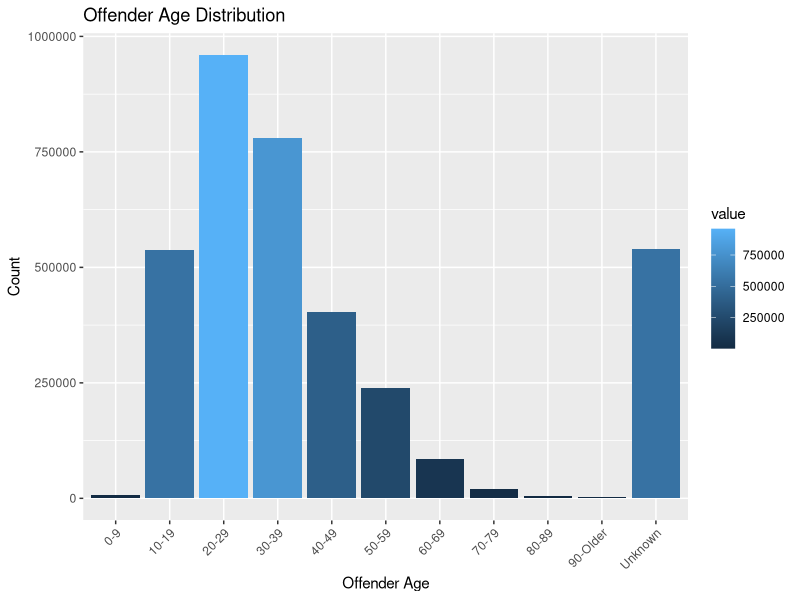
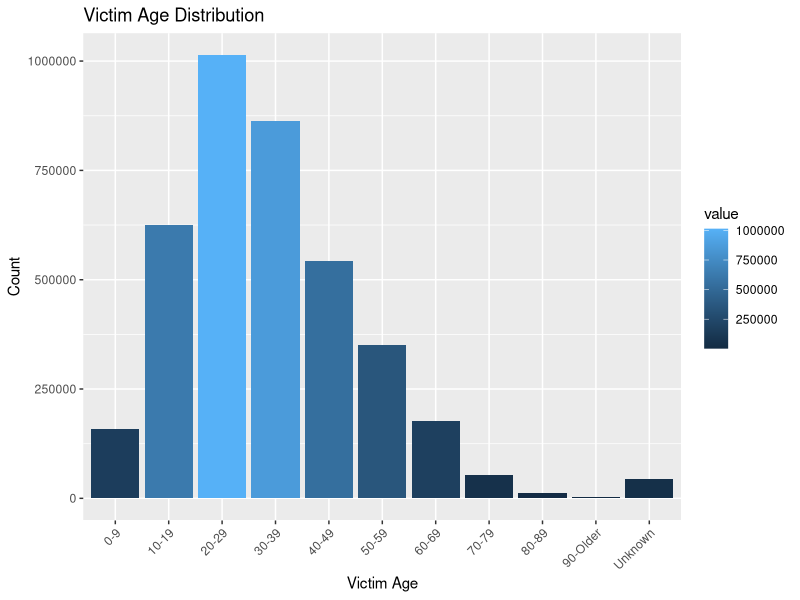
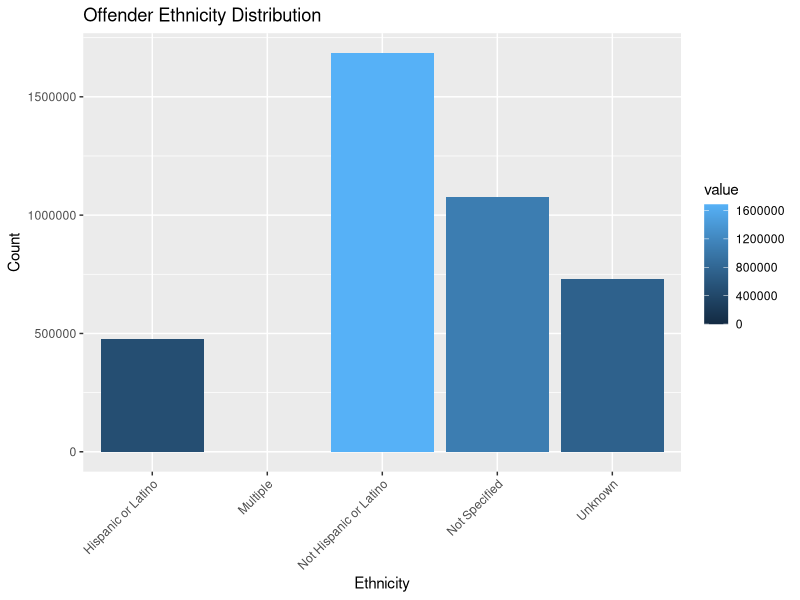
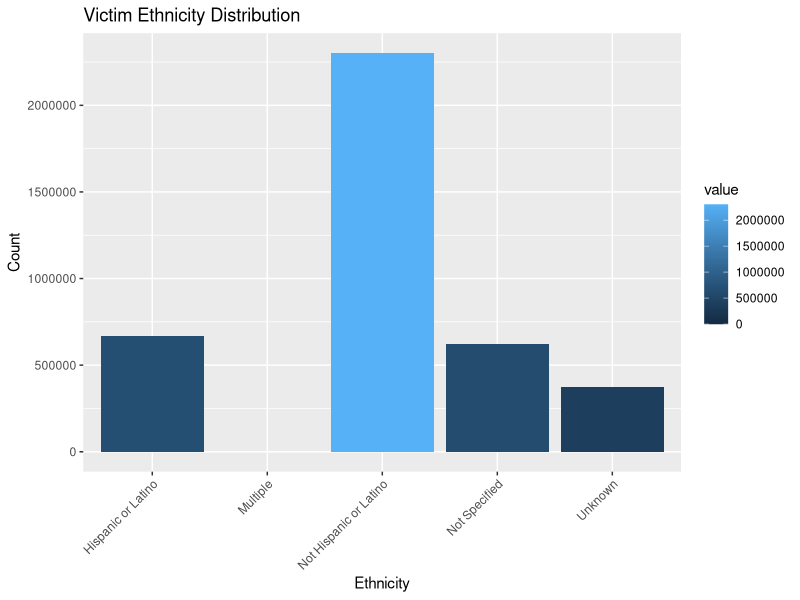
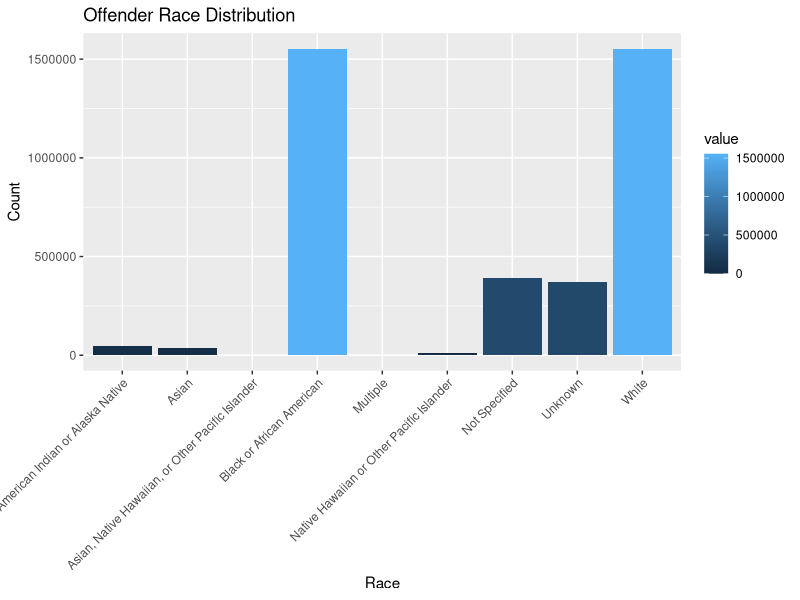
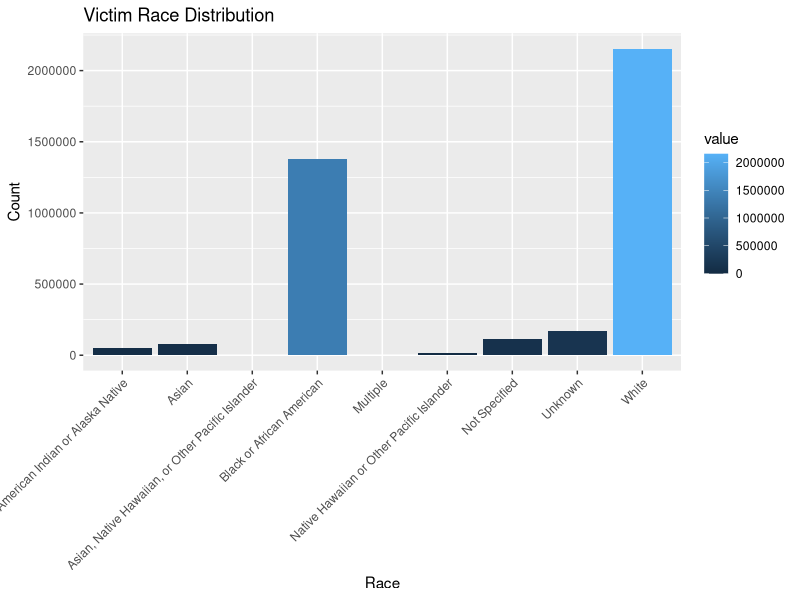
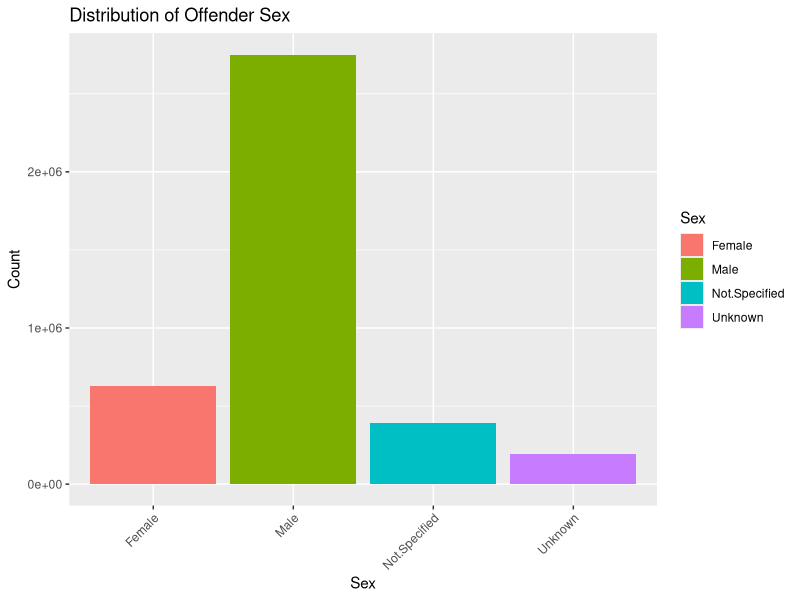
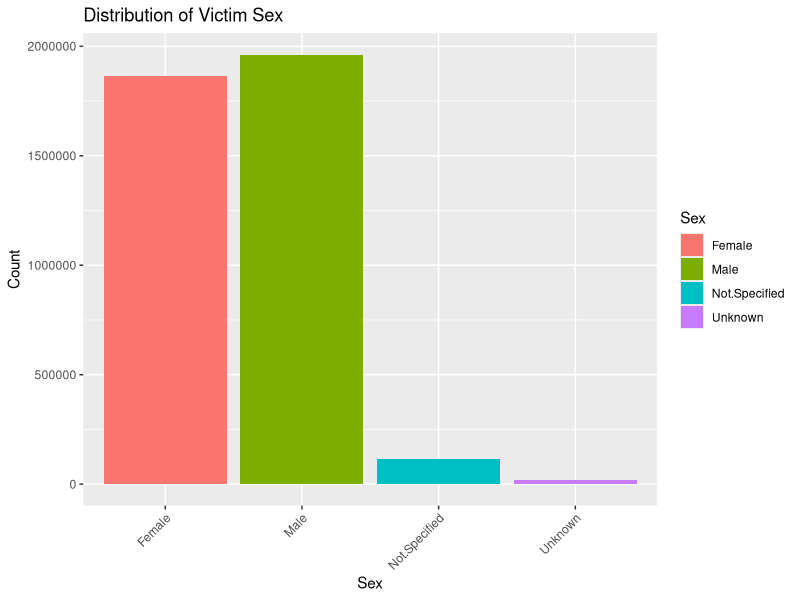

Source code (R) for these figures, in order:
## ---- chunk 1
library(dplyr)
library(ggplot2)
library(readr)
library(tidyr)

data1 <- read.csv("Offender.csv")
data2 <- read.csv("Victim.csv")
data3 <- read.csv("Offender_ethnicity.csv")
data4 <- read.csv("Victim_ethnicity.csv")
data5 <- read.csv("Offender_race.csv")
data6 <- read.csv("Victim_race.csv")
data7 <- read.csv("Offender_sex.csv")
data8 <- read.csv("Victim_sex.csv")
data9 <- read.csv("Location.csv")
data10 <- read.csv("Relationship.csv")
data11 <- read.csv("Weapon.csv")
data12 <- read.csv("Offense.csv")

data7_long <- data7 %>%
  pivot_longer(
    cols = everything(),          
    names_to = "Sex",             
    values_to = "Count"           
  )

data8_long <- data8 %>%
  pivot_longer(
    cols = everything(),          
    names_to = "Sex",             
    values_to = "Count"           
  )
## ---- chunk 2
# Offender Age Distribution
ggplot(data1, aes(x = key, y = value, fill = value)) + 
  geom_bar(stat = "identity") +
  labs(title = "Offender Age Distribution", x = "Offender Age", y = "Count") +
  theme(axis.text.x = element_text(angle = 45, hjust = 1))

# Victim Age Distribution
ggplot(data2, aes(x = key, y = value, fill = value)) + 
  geom_bar(stat = "identity") +
  labs(title = "Victim Age Distribution", x = "Victim Age", y = "Count") +
  theme(axis.text.x = element_text(angle = 45, hjust = 1))
## ---- chunk 3
# Offender Ethnicity Counts
ggplot(data3, aes(x = key, y = value, fill = value)) + 
  geom_bar(stat = "identity") +
  labs(title = "Offender Ethnicity Distribution", x = "Ethnicity", y = "Count") +
  theme(axis.text.x = element_text(angle = 45, hjust = 1))

# Victim Ethnicity Counts
ggplot(data4, aes(x = key, y = value, fill = value)) + 
  geom_bar(stat = "identity") +
  labs(title = "Victim Ethnicity Distribution", x = "Ethnicity", y = "Count") +
  theme(axis.text.x = element_text(angle = 45, hjust = 1))
## ---- chunk 4
# Offender Race Counts
ggplot(data5, aes(x = key, y = value, fill = value)) + 
  geom_bar(stat = "identity") +
  labs(title = "Offender Race Distribution", x = "Race", y = "Count") +
  theme(axis.text.x = element_text(angle = 45, hjust = 1))

# Victim Race Counts
ggplot(data6, aes(x = key, y = value, fill = value)) + 
  geom_bar(stat = "identity") +
  labs(title = "Victim Race Distribution", x = "Race", y = "Count") +
  theme(axis.text.x = element_text(angle = 45, hjust = 1))
## ---- chunk 5
# Offender sex
ggplot(data7_long, aes(x = Sex, y = Count, fill = Sex)) +
  geom_bar(stat = "identity") +
  labs(title = "Distribution of Offender Sex", x = "Sex", y = "Count") +
  theme(axis.text.x = element_text(angle = 45, hjust = 1))

# Victim sex
ggplot(data8_long, aes(x = Sex, y = Count, fill = Sex)) +
  geom_bar(stat = "identity") +
  labs(title = "Distribution of Victim Sex", x = "Sex", y = "Count") +
  theme(axis.text.x = element_text(angle = 45, hjust = 1))
## ---- chunk 6
# Location of Incidents
ggplot(data9, aes(x = key, y = value, fill = value)) +
  geom_bar(stat = "identity") +
  labs(title = "Incidents by Location", x = "Location", y = "Count") +
  theme(axis.text.x = element_text(angle = 45, hjust = 1))
## ---- chunk 7
# Weapons used at Incident
ggplot(data11, aes(x = key, y = value, fill = value)) +
  geom_bar(stat = "identity") +
  labs(title = "Incidents by Weapon", x = "Weapon", y = "Count") +
  theme(axis.text.x = element_text(angle = 45, hjust =1))
## ---- chunk 8
# Type of Offense
ggplot(data12, aes(x = key, y = value, fill = value)) +
  geom_bar(stat = "identity") +
  coord_flip() +
  labs(title = "Type of Offense", x= "Offense", y = "Count") +
  theme(axist.text.x = element_text(angle = 45, hjust =1))
## ---- chunk 9
# Relationship between Offender and Victim
ggplot(data10, aes(x = key, y = value, fill = value)) +
  geom_bar(stat = "identity") +
  coord_flip() +
  labs(title = "Relationship Between Offender and Victim", x = "Relationship", y = "Count")
